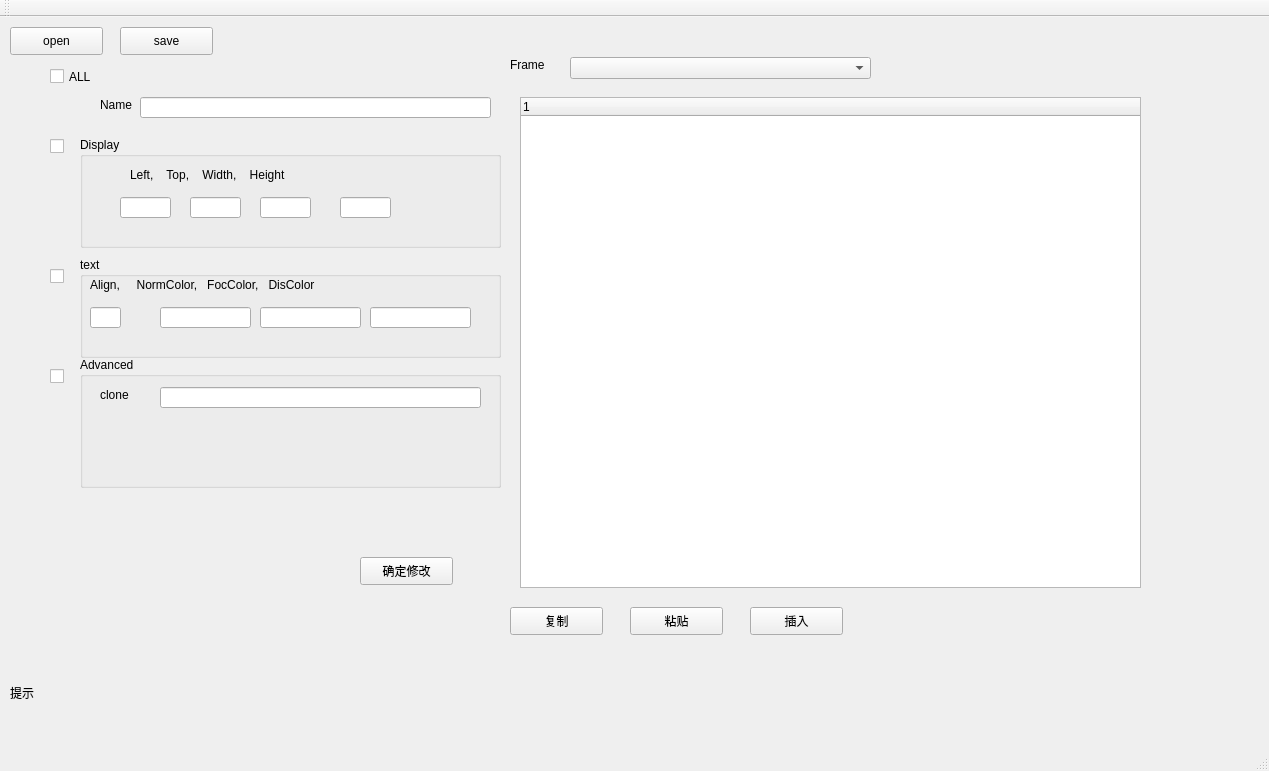
<?xml version="1.0" encoding="UTF-8"?>
<ui version="4.0">
 <class>xmlExample</class>
 <widget class="QMainWindow" name="xmlExample">
  <property name="geometry">
   <rect>
    <x>0</x>
    <y>0</y>
    <width>1269</width>
    <height>771</height>
   </rect>
  </property>
  <property name="windowTitle">
   <string>xmlExample</string>
  </property>
  <widget class="QWidget" name="centralWidget">
   <widget class="QPushButton" name="ptn_read">
    <property name="geometry">
     <rect>
      <x>10</x>
      <y>10</y>
      <width>93</width>
      <height>28</height>
     </rect>
    </property>
    <property name="text">
     <string>open</string>
    </property>
   </widget>
   <widget class="QTreeWidget" name="menu_tree">
    <property name="geometry">
     <rect>
      <x>520</x>
      <y>80</y>
      <width>621</width>
      <height>491</height>
     </rect>
    </property>
    <column>
     <property name="text">
      <string notr="true">1</string>
     </property>
    </column>
   </widget>
   <widget class="QPushButton" name="ptn_write">
    <property name="geometry">
     <rect>
      <x>120</x>
      <y>10</y>
      <width>93</width>
      <height>28</height>
     </rect>
    </property>
    <property name="text">
     <string>save</string>
    </property>
   </widget>
   <widget class="QPushButton" name="ptn_setitem">
    <property name="geometry">
     <rect>
      <x>360</x>
      <y>540</y>
      <width>93</width>
      <height>28</height>
     </rect>
    </property>
    <property name="text">
     <string>确定修改</string>
    </property>
   </widget>
   <widget class="QComboBox" name="cb_Frame">
    <property name="geometry">
     <rect>
      <x>570</x>
      <y>40</y>
      <width>301</width>
      <height>22</height>
     </rect>
    </property>
   </widget>
   <widget class="QLabel" name="label">
    <property name="geometry">
     <rect>
      <x>510</x>
      <y>40</y>
      <width>61</width>
      <height>16</height>
     </rect>
    </property>
    <property name="text">
     <string>Frame</string>
    </property>
   </widget>
   <widget class="QGroupBox" name="groupBox">
    <property name="geometry">
     <rect>
      <x>80</x>
      <y>120</y>
      <width>421</width>
      <height>111</height>
     </rect>
    </property>
    <property name="title">
     <string>Display</string>
    </property>
    <widget class="QLabel" name="label_2">
     <property name="geometry">
      <rect>
       <x>50</x>
       <y>30</y>
       <width>281</width>
       <height>16</height>
      </rect>
     </property>
     <property name="text">
      <string>Left,    Top,    Width,    Height</string>
     </property>
    </widget>
    <widget class="QLineEdit" name="le_XPos">
     <property name="geometry">
      <rect>
       <x>40</x>
       <y>60</y>
       <width>51</width>
       <height>21</height>
      </rect>
     </property>
    </widget>
    <widget class="QLineEdit" name="le_YPos">
     <property name="geometry">
      <rect>
       <x>110</x>
       <y>60</y>
       <width>51</width>
       <height>21</height>
      </rect>
     </property>
    </widget>
    <widget class="QLineEdit" name="le_Width">
     <property name="geometry">
      <rect>
       <x>180</x>
       <y>60</y>
       <width>51</width>
       <height>21</height>
      </rect>
     </property>
    </widget>
    <widget class="QLineEdit" name="le_Height">
     <property name="geometry">
      <rect>
       <x>260</x>
       <y>60</y>
       <width>51</width>
       <height>21</height>
      </rect>
     </property>
    </widget>
    <zorder>label_2</zorder>
    <zorder>le_XPos</zorder>
    <zorder>le_YPos</zorder>
    <zorder>le_Width</zorder>
    <zorder>le_Height</zorder>
    <zorder>cb_display</zorder>
   </widget>
   <widget class="QGroupBox" name="groupBox_2">
    <property name="geometry">
     <rect>
      <x>80</x>
      <y>240</y>
      <width>421</width>
      <height>101</height>
     </rect>
    </property>
    <property name="title">
     <string>text</string>
    </property>
    <widget class="QLabel" name="label_3">
     <property name="geometry">
      <rect>
       <x>10</x>
       <y>20</y>
       <width>391</width>
       <height>16</height>
      </rect>
     </property>
     <property name="text">
      <string>Align,     NormColor,   FocColor,   DisColor</string>
     </property>
    </widget>
    <widget class="QLineEdit" name="le_disColor">
     <property name="geometry">
      <rect>
       <x>290</x>
       <y>50</y>
       <width>101</width>
       <height>21</height>
      </rect>
     </property>
    </widget>
    <widget class="QLineEdit" name="le_Align">
     <property name="geometry">
      <rect>
       <x>10</x>
       <y>50</y>
       <width>31</width>
       <height>21</height>
      </rect>
     </property>
    </widget>
    <widget class="QLineEdit" name="le_NormColor">
     <property name="geometry">
      <rect>
       <x>80</x>
       <y>50</y>
       <width>91</width>
       <height>21</height>
      </rect>
     </property>
    </widget>
    <widget class="QLineEdit" name="le_FocColor">
     <property name="geometry">
      <rect>
       <x>180</x>
       <y>50</y>
       <width>101</width>
       <height>21</height>
      </rect>
     </property>
    </widget>
   </widget>
   <widget class="QGroupBox" name="groupBox_3">
    <property name="geometry">
     <rect>
      <x>80</x>
      <y>340</y>
      <width>421</width>
      <height>131</height>
     </rect>
    </property>
    <property name="title">
     <string>Advanced</string>
    </property>
    <widget class="QLabel" name="lb_clone">
     <property name="geometry">
      <rect>
       <x>20</x>
       <y>30</y>
       <width>51</width>
       <height>16</height>
      </rect>
     </property>
     <property name="text">
      <string>clone</string>
     </property>
    </widget>
    <widget class="QLineEdit" name="le_clone">
     <property name="geometry">
      <rect>
       <x>80</x>
       <y>30</y>
       <width>321</width>
       <height>21</height>
      </rect>
     </property>
    </widget>
   </widget>
   <widget class="QLineEdit" name="le_name">
    <property name="geometry">
     <rect>
      <x>140</x>
      <y>80</y>
      <width>351</width>
      <height>21</height>
     </rect>
    </property>
   </widget>
   <widget class="QLabel" name="label_5">
    <property name="geometry">
     <rect>
      <x>100</x>
      <y>80</y>
      <width>51</width>
      <height>16</height>
     </rect>
    </property>
    <property name="text">
     <string>Name</string>
    </property>
   </widget>
   <widget class="QPushButton" name="ptn_copy">
    <property name="geometry">
     <rect>
      <x>510</x>
      <y>590</y>
      <width>93</width>
      <height>28</height>
     </rect>
    </property>
    <property name="text">
     <string>复制</string>
    </property>
   </widget>
   <widget class="QPushButton" name="ptn_pase_attr">
    <property name="geometry">
     <rect>
      <x>630</x>
      <y>590</y>
      <width>93</width>
      <height>28</height>
     </rect>
    </property>
    <property name="text">
     <string>粘贴</string>
    </property>
   </widget>
   <widget class="QPushButton" name="ptn_insert">
    <property name="geometry">
     <rect>
      <x>750</x>
      <y>590</y>
      <width>93</width>
      <height>28</height>
     </rect>
    </property>
    <property name="text">
     <string>插入</string>
    </property>
   </widget>
   <widget class="QCheckBox" name="cb_display">
    <property name="geometry">
     <rect>
      <x>50</x>
      <y>120</y>
      <width>21</width>
      <height>19</height>
     </rect>
    </property>
    <property name="text">
     <string/>
    </property>
   </widget>
   <widget class="QCheckBox" name="cb_text">
    <property name="geometry">
     <rect>
      <x>50</x>
      <y>250</y>
      <width>21</width>
      <height>19</height>
     </rect>
    </property>
    <property name="text">
     <string/>
    </property>
   </widget>
   <widget class="QCheckBox" name="cb_advanced">
    <property name="geometry">
     <rect>
      <x>50</x>
      <y>350</y>
      <width>21</width>
      <height>19</height>
     </rect>
    </property>
    <property name="text">
     <string/>
    </property>
   </widget>
   <widget class="QCheckBox" name="cb_all">
    <property name="geometry">
     <rect>
      <x>50</x>
      <y>50</y>
      <width>91</width>
      <height>19</height>
     </rect>
    </property>
    <property name="text">
     <string>ALL</string>
    </property>
   </widget>
   <widget class="QLabel" name="label_6">
    <property name="geometry">
     <rect>
      <x>10</x>
      <y>660</y>
      <width>41</width>
      <height>31</height>
     </rect>
    </property>
    <property name="text">
     <string>提示</string>
    </property>
   </widget>
   <widget class="QLabel" name="lb_tips">
    <property name="geometry">
     <rect>
      <x>50</x>
      <y>660</y>
      <width>1191</width>
      <height>31</height>
     </rect>
    </property>
    <property name="text">
     <string/>
    </property>
   </widget>
  </widget>
  <widget class="QMenuBar" name="menuBar">
   <property name="geometry">
    <rect>
     <x>0</x>
     <y>0</y>
     <width>1269</width>
     <height>26</height>
    </rect>
   </property>
  </widget>
  <widget class="QToolBar" name="mainToolBar">
   <attribute name="toolBarArea">
    <enum>TopToolBarArea</enum>
   </attribute>
   <attribute name="toolBarBreak">
    <bool>false</bool>
   </attribute>
  </widget>
  <widget class="QStatusBar" name="statusBar"/>
 </widget>
 <layoutdefault spacing="6" margin="11"/>
 <resources/>
 <connections/>
</ui>
